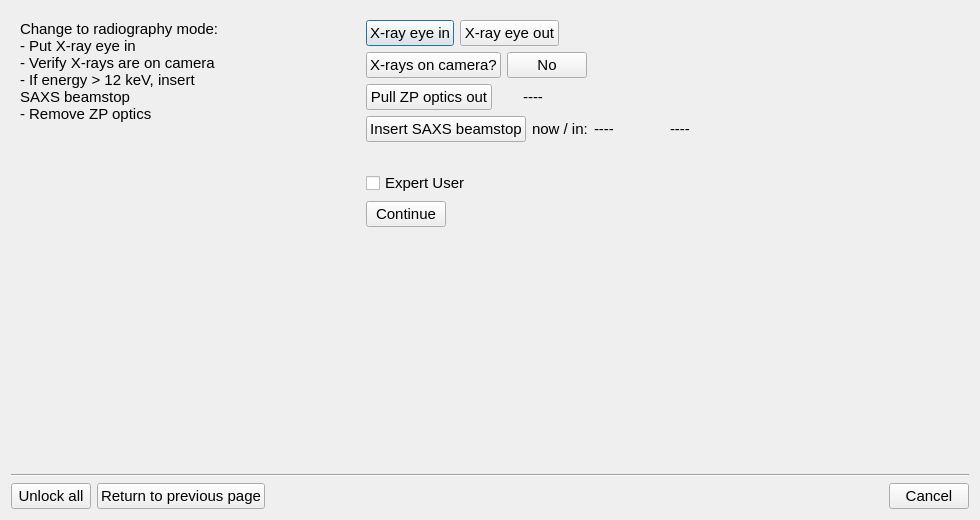
<?xml version="1.0" encoding="UTF-8"?>
<ui version="4.0">
 <class>SampleAlignmentDialog</class>
 <widget class="QDialog" name="SampleAlignmentDialog">
  <property name="geometry">
   <rect>
    <x>0</x>
    <y>0</y>
    <width>980</width>
    <height>520</height>
   </rect>
  </property>
  <property name="font">
   <font>
    <pointsize>11</pointsize>
   </font>
  </property>
  <property name="windowTitle">
   <string>Sample Alignment</string>
  </property>
  <layout class="QVBoxLayout" name="layout_root">
   <item>
    <widget class="QStackedWidget" name="stackedWidget">
     <property name="currentIndex">
      <number>0</number>
     </property>

     <!-- ================= page 0: check radiography mode ================= -->
     <widget class="QWidget" name="page_radiography">
      <layout class="QHBoxLayout" name="layout_radiography">
       <item>
        <widget class="QLabel" name="lb_radio_instructions">
         <property name="minimumSize">
          <size>
           <width>340</width>
           <height>0</height>
          </size>
         </property>
         <property name="alignment">
          <set>Qt::AlignLeading|Qt::AlignLeft|Qt::AlignTop</set>
         </property>
         <property name="wordWrap">
          <bool>true</bool>
         </property>
         <property name="text">
          <string>Change to radiography mode:
- Put X-ray eye in
- Verify X-rays are on camera
- If energy &gt; 12 keV, insert
SAXS beamstop
- Remove ZP optics</string>
         </property>
        </widget>
       </item>
       <item>
        <layout class="QVBoxLayout" name="layout_radio_controls">
         <item>
          <layout class="QHBoxLayout" name="layout_eye_buttons">
           <item>
            <widget class="QPushButton" name="pb_eye_in">
             <property name="toolTip">
              <string>Insert the X-ray eye into the beam.</string>
             </property>
             <property name="text">
              <string>X-ray eye in</string>
             </property>
            </widget>
           </item>
           <item>
            <widget class="QPushButton" name="pb_eye_out">
             <property name="toolTip">
              <string>Retract the X-ray eye out of the beam.</string>
             </property>
             <property name="text">
              <string>X-ray eye out</string>
             </property>
            </widget>
           </item>
           <item>
            <spacer name="spacer_eye">
             <property name="orientation">
              <enum>Qt::Horizontal</enum>
             </property>
             <property name="sizeHint" stdset="0">
              <size>
               <width>40</width>
               <height>20</height>
              </size>
             </property>
            </spacer>
           </item>
          </layout>
         </item>
         <item>
          <layout class="QHBoxLayout" name="layout_xrays_buttons">
           <item>
            <widget class="QPushButton" name="pb_xrays_ok">
             <property name="toolTip">
              <string>Confirm X-rays are visible on the camera. Unlocks the rest of this page.</string>
             </property>
             <property name="text">
              <string>X-rays on camera?</string>
             </property>
            </widget>
           </item>
           <item>
            <widget class="QPushButton" name="pb_xrays_no">
             <property name="toolTip">
              <string>No X-rays on the camera - show troubleshooting steps.</string>
             </property>
             <property name="text">
              <string>No</string>
             </property>
            </widget>
           </item>
           <item>
            <spacer name="spacer_xrays">
             <property name="orientation">
              <enum>Qt::Horizontal</enum>
             </property>
             <property name="sizeHint" stdset="0">
              <size>
               <width>40</width>
               <height>20</height>
              </size>
             </property>
            </spacer>
           </item>
          </layout>
         </item>
         <item>
          <layout class="QHBoxLayout" name="layout_zp_row">
           <item>
            <widget class="QPushButton" name="pb_zp_out">
             <property name="toolTip">
              <string>Move the zone plate optics to their saved Out position.</string>
             </property>
             <property name="text">
              <string>Pull ZP optics out</string>
             </property>
            </widget>
           </item>
           <item>
            <widget class="QLabel" name="lb_zp_status">
             <property name="minimumSize">
              <size>
               <width>70</width>
               <height>0</height>
              </size>
             </property>
             <property name="alignment">
              <set>Qt::AlignCenter</set>
             </property>
             <property name="text">
              <string>----</string>
             </property>
            </widget>
           </item>
           <item>
            <spacer name="spacer_zp">
             <property name="orientation">
              <enum>Qt::Horizontal</enum>
             </property>
             <property name="sizeHint" stdset="0">
              <size>
               <width>40</width>
               <height>20</height>
              </size>
             </property>
            </spacer>
           </item>
          </layout>
         </item>
         <item>
          <layout class="QHBoxLayout" name="layout_saxs_bs_row">
           <item>
            <widget class="QPushButton" name="pb_saxs_bs_in">
             <property name="toolTip">
              <string>Move the SAXS beamstop to its saved In position (set in the optics GUI). Optional - this is not required to continue.</string>
             </property>
             <property name="text">
              <string>Insert SAXS beamstop</string>
             </property>
            </widget>
           </item>
           <item>
            <widget class="QLabel" name="lb_saxs_bs_caption">
             <property name="text">
              <string>now / in:</string>
             </property>
            </widget>
           </item>
           <item>
            <widget class="QLabel" name="lb_saxs_bs_rbv">
             <property name="minimumSize">
              <size>
               <width>70</width>
               <height>0</height>
              </size>
             </property>
             <property name="toolTip">
              <string>Live readback of 12ideSFT:m4</string>
             </property>
             <property name="text">
              <string>----</string>
             </property>
            </widget>
           </item>
           <item>
            <widget class="QLabel" name="lb_saxs_bs_in_pos">
             <property name="minimumSize">
              <size>
               <width>70</width>
               <height>0</height>
              </size>
             </property>
             <property name="toolTip">
              <string>Stored In position for 12ideSFT:m4, from the optics GUI</string>
             </property>
             <property name="text">
              <string>----</string>
             </property>
            </widget>
           </item>
           <item>
            <spacer name="spacer_saxs_bs">
             <property name="orientation">
              <enum>Qt::Horizontal</enum>
             </property>
             <property name="sizeHint" stdset="0">
              <size>
               <width>40</width>
               <height>20</height>
              </size>
             </property>
            </spacer>
           </item>
          </layout>
         </item>
         <item>
          <widget class="QLabel" name="lb_zp_note">
           <property name="wordWrap">
            <bool>true</bool>
           </property>
           <property name="text">
            <string/>
           </property>
          </widget>
         </item>
         <item>
          <widget class="QCheckBox" name="checkBox_expertUser">
           <property name="toolTip">
            <string>Merge steps and skip the step-by-step safety unlocking. For beamline staff only.</string>
           </property>
           <property name="text">
            <string>Expert User</string>
           </property>
          </widget>
         </item>
         <item>
          <layout class="QHBoxLayout" name="layout_radio_continue">
           <item>
            <widget class="QPushButton" name="pb_radio_continue">
             <property name="text">
              <string>Continue</string>
             </property>
            </widget>
           </item>
           <item>
            <spacer name="spacer_radio_continue">
             <property name="orientation">
              <enum>Qt::Horizontal</enum>
             </property>
             <property name="sizeHint" stdset="0">
              <size>
               <width>40</width>
               <height>20</height>
              </size>
             </property>
            </spacer>
           </item>
          </layout>
         </item>
         <item>
          <spacer name="spacer_radio_bottom">
           <property name="orientation">
            <enum>Qt::Vertical</enum>
           </property>
           <property name="sizeHint" stdset="0">
            <size>
             <width>20</width>
             <height>40</height>
            </size>
           </property>
          </spacer>
         </item>
        </layout>
       </item>
      </layout>
     </widget>

     <!-- ================= page 1: check movement safe ================= -->
     <widget class="QWidget" name="page_movement_safe">
      <layout class="QVBoxLayout" name="layout_movement_safe">
       <item>
        <widget class="QLabel" name="lb_movesafe_title">
         <property name="wordWrap">
          <bool>true</bool>
         </property>
         <property name="text">
          <string>Check that moving the sample will not crash anything!
Move vertical and horizontal at least once.</string>
         </property>
        </widget>
       </item>
       <item>
        <widget class="QWidget" name="container_rows_movesafe" native="true"/>
       </item>
       <item>
        <widget class="QLabel" name="lb_movesafe_question">
         <property name="toolTip">
          <string>Fresh starts generally only happen at the beginning of an experiment</string>
         </property>
         <property name="text">
          <string>Is this a fresh start or a sample change?</string>
         </property>
        </widget>
       </item>
       <item>
        <layout class="QHBoxLayout" name="layout_movesafe_buttons">
         <item>
          <widget class="QPushButton" name="pb_fresh_start">
           <property name="text">
            <string>Fresh start</string>
           </property>
          </widget>
         </item>
         <item>
          <widget class="QPushButton" name="pb_sample_change">
           <property name="text">
            <string>Sample change</string>
           </property>
          </widget>
         </item>
         <item>
          <spacer name="spacer_movesafe">
           <property name="orientation">
            <enum>Qt::Horizontal</enum>
           </property>
           <property name="sizeHint" stdset="0">
            <size>
             <width>40</width>
             <height>20</height>
            </size>
           </property>
          </spacer>
         </item>
        </layout>
       </item>
       <item>
        <spacer name="spacer_movesafe_bottom">
         <property name="orientation">
          <enum>Qt::Vertical</enum>
         </property>
         <property name="sizeHint" stdset="0">
          <size>
           <width>20</width>
           <height>40</height>
          </size>
         </property>
        </spacer>
       </item>
      </layout>
     </widget>

     <!-- ================= page 2: roughly find sample center ================= -->
     <widget class="QWidget" name="page_rough_center">
      <layout class="QVBoxLayout" name="layout_rough_center">
       <item>
        <widget class="QLabel" name="lb_rough_title">
         <property name="wordWrap">
          <bool>true</bool>
         </property>
         <property name="text">
          <string>Now roughly find a sample position to align on:
- If the center of rotation is set, only use trans1/trans2!
- If the center of rotation is not set, set X to ~1.3 mm</string>
         </property>
        </widget>
       </item>
       <item>
        <widget class="QWidget" name="container_rows_rough" native="true"/>
       </item>
       <item>
        <layout class="QHBoxLayout" name="layout_rough_picker">
         <item>
          <widget class="QLabel" name="lb_transh_prompt">
           <property name="text">
            <string>Horizontal motor is:</string>
           </property>
          </widget>
         </item>
         <item>
          <widget class="QPushButton" name="pb_rough_trans1">
           <property name="toolTip">
            <string>Record trans1 as the horizontal stage (transH). Used by every later step.</string>
           </property>
           <property name="text">
            <string>trans1</string>
           </property>
          </widget>
         </item>
         <item>
          <widget class="QPushButton" name="pb_rough_trans2">
           <property name="toolTip">
            <string>Record trans2 as the horizontal stage (transH). Used by every later step.</string>
           </property>
           <property name="text">
            <string>trans2</string>
           </property>
          </widget>
         </item>
         <item>
          <spacer name="spacer_rough_picker">
           <property name="orientation">
            <enum>Qt::Horizontal</enum>
           </property>
           <property name="sizeHint" stdset="0">
            <size>
             <width>40</width>
             <height>20</height>
            </size>
           </property>
          </spacer>
         </item>
        </layout>
       </item>
       <item>
        <layout class="QHBoxLayout" name="layout_rough_buttons">
         <item>
          <widget class="QPushButton" name="pb_rough_continue">
           <property name="text">
            <string>Continue</string>
           </property>
          </widget>
         </item>
         <item>
          <widget class="QPushButton" name="pb_need_rotation">
           <property name="text">
            <string>Need to change rotation first</string>
           </property>
          </widget>
         </item>
         <item>
          <spacer name="spacer_rough_buttons">
           <property name="orientation">
            <enum>Qt::Horizontal</enum>
           </property>
           <property name="sizeHint" stdset="0">
            <size>
             <width>40</width>
             <height>20</height>
            </size>
           </property>
          </spacer>
         </item>
        </layout>
       </item>
       <item>
        <spacer name="spacer_rough_bottom">
         <property name="orientation">
          <enum>Qt::Vertical</enum>
         </property>
         <property name="sizeHint" stdset="0">
          <size>
           <width>20</width>
           <height>40</height>
          </size>
         </property>
        </spacer>
       </item>
      </layout>
     </widget>

     <!-- ============ page 3: align rotation to trans axes (detour) ============ -->
     <widget class="QWidget" name="page_rotation_axes">
      <layout class="QVBoxLayout" name="layout_rotation_axes">
       <item>
        <widget class="QLabel" name="lb_rotaxes_title">
         <property name="wordWrap">
          <bool>true</bool>
         </property>
         <property name="text">
          <string>Set the rotation angle so the trans1/trans2 axes line up with the X-ray propagation direction.
One trans stage should then move the sample across the beam, and the other along it.
When the axes are lined up, press Done to go back to finding the sample center.</string>
         </property>
        </widget>
       </item>
       <item>
        <widget class="QWidget" name="container_rows_rotaxes" native="true"/>
       </item>
       <item>
        <layout class="QHBoxLayout" name="layout_rotaxes_buttons">
         <item>
          <widget class="QPushButton" name="pb_rotaxes_done">
           <property name="text">
            <string>Done</string>
           </property>
          </widget>
         </item>
         <item>
          <spacer name="spacer_rotaxes">
           <property name="orientation">
            <enum>Qt::Horizontal</enum>
           </property>
           <property name="sizeHint" stdset="0">
            <size>
             <width>40</width>
             <height>20</height>
            </size>
           </property>
          </spacer>
         </item>
        </layout>
       </item>
       <item>
        <spacer name="spacer_rotaxes_bottom">
         <property name="orientation">
          <enum>Qt::Vertical</enum>
         </property>
         <property name="sizeHint" stdset="0">
          <size>
           <width>20</width>
           <height>40</height>
          </size>
         </property>
        </spacer>
       </item>
      </layout>
     </widget>

     <!-- ================= page 4: set rotation ================= -->
     <widget class="QWidget" name="page_set_rotation">
      <layout class="QVBoxLayout" name="layout_set_rotation">
       <item>
        <widget class="QLabel" name="lb_setrot_title">
         <property name="wordWrap">
          <bool>true</bool>
         </property>
         <property name="text">
          <string>Make a small step to verify rotating is safe.
Also set rotation angle to align with trans1/trans2 axes.</string>
         </property>
        </widget>
       </item>
       <item>
        <widget class="QWidget" name="container_rows_setrot" native="true"/>
       </item>
       <item>
        <layout class="QHBoxLayout" name="layout_setrot_buttons">
         <item>
          <widget class="QPushButton" name="pb_setrot_continue">
           <property name="text">
            <string>Continue</string>
           </property>
          </widget>
         </item>
         <item>
          <spacer name="spacer_setrot">
           <property name="orientation">
            <enum>Qt::Horizontal</enum>
           </property>
           <property name="sizeHint" stdset="0">
            <size>
             <width>40</width>
             <height>20</height>
            </size>
           </property>
          </spacer>
         </item>
        </layout>
       </item>
       <item>
        <spacer name="spacer_setrot_bottom">
         <property name="orientation">
          <enum>Qt::Vertical</enum>
         </property>
         <property name="sizeHint" stdset="0">
          <size>
           <width>20</width>
           <height>40</height>
          </size>
         </property>
        </spacer>
       </item>
      </layout>
     </widget>

     <!-- ================= page 5: check rotation safe ================= -->
     <widget class="QWidget" name="page_rotation_safe">
      <layout class="QVBoxLayout" name="layout_rotation_safe">
       <item>
        <widget class="QLabel" name="lb_rotsafe_title">
         <property name="text">
          <string>Check safe rotation range</string>
         </property>
        </widget>
       </item>
       <item>
        <widget class="QWidget" name="container_rows_rotsafe" native="true"/>
       </item>
       <item>
        <layout class="QGridLayout" name="layout_rotsafe_limits">
         <item row="0" column="0">
          <widget class="QPushButton" name="pb_set_low">
           <property name="toolTip">
            <string>Copy the current phi angle into the lower soft limit.</string>
           </property>
           <property name="text">
            <string>Set lower softlimit</string>
           </property>
          </widget>
         </item>
         <item row="0" column="1">
          <widget class="QLineEdit" name="ed_phi_low">
           <property name="text">
            <string>-270</string>
           </property>
          </widget>
         </item>
         <item row="1" column="0">
          <widget class="QPushButton" name="pb_set_high">
           <property name="toolTip">
            <string>Copy the current phi angle into the upper soft limit.</string>
           </property>
           <property name="text">
            <string>Set upper softlimit</string>
           </property>
          </widget>
         </item>
         <item row="1" column="1">
          <widget class="QLineEdit" name="ed_phi_high">
           <property name="text">
            <string>270</string>
           </property>
          </widget>
         </item>
         <item row="2" column="0">
          <widget class="QPushButton" name="pb_set_zero">
           <property name="toolTip">
            <string>Copy the current phi angle in as the zero reference used to judge the safe arc.</string>
           </property>
           <property name="text">
            <string>Set angle 0</string>
           </property>
          </widget>
         </item>
         <item row="2" column="1">
          <widget class="QLineEdit" name="ed_phi_zero">
           <property name="text">
            <string>0</string>
           </property>
          </widget>
         </item>
         <item row="0" column="2" rowspan="3">
          <spacer name="spacer_rotsafe_limits">
           <property name="orientation">
            <enum>Qt::Horizontal</enum>
           </property>
           <property name="sizeHint" stdset="0">
            <size>
             <width>40</width>
             <height>20</height>
            </size>
           </property>
          </spacer>
         </item>
        </layout>
       </item>
       <item>
        <widget class="QLabel" name="lb_rotsafe_hint">
         <property name="wordWrap">
          <bool>true</bool>
         </property>
         <property name="text">
          <string>Soft limits are not enforced on this page, so you can rotate past them to find them. They are enforced everywhere else.</string>
         </property>
        </widget>
       </item>
       <item>
        <layout class="QHBoxLayout" name="layout_rotsafe_buttons">
         <item>
          <widget class="QPushButton" name="pb_rot_360_ok">
           <property name="text">
            <string>360 deg rotation OK
Continue</string>
           </property>
          </widget>
         </item>
         <item>
          <widget class="QPushButton" name="pb_rotsafe_continue">
           <property name="text">
            <string>Continue</string>
           </property>
          </widget>
         </item>
         <item>
          <spacer name="spacer_rotsafe_buttons">
           <property name="orientation">
            <enum>Qt::Horizontal</enum>
           </property>
           <property name="sizeHint" stdset="0">
            <size>
             <width>40</width>
             <height>20</height>
            </size>
           </property>
          </spacer>
         </item>
        </layout>
       </item>
       <item>
        <spacer name="spacer_rotsafe_bottom">
         <property name="orientation">
          <enum>Qt::Vertical</enum>
         </property>
         <property name="sizeHint" stdset="0">
          <size>
           <width>20</width>
           <height>40</height>
          </size>
         </property>
        </spacer>
       </item>
      </layout>
     </widget>

     <!-- ====== page 6 (expert): find center + set rotation + check safe ====== -->
     <widget class="QWidget" name="page_position_and_rotation">
      <layout class="QVBoxLayout" name="layout_position_and_rotation">
       <item>
        <widget class="QLabel" name="lb_posrot_title">
         <property name="wordWrap">
          <bool>true</bool>
         </property>
         <property name="text">
          <string>Roughly find a sample position to align on, then verify rotating is safe.
- If the center of rotation is set, only use trans1/trans2, otherwise unlock and set X to ~1.3 mm
- Set the rotation angle to align with the trans1/trans2 axes, then check the safe range</string>
         </property>
        </widget>
       </item>
       <item>
        <layout class="QHBoxLayout" name="layout_posrot_body">
         <item>
          <widget class="QWidget" name="container_rows_posrot" native="true"/>
         </item>
         <item>
          <layout class="QGridLayout" name="layout_posrot_limits">
           <item row="0" column="0">
            <widget class="QPushButton" name="pb_x_set_low">
             <property name="toolTip">
              <string>Copy the current phi angle into the lower soft limit.</string>
             </property>
             <property name="text">
              <string>Set lower softlimit</string>
             </property>
            </widget>
           </item>
           <item row="0" column="1">
            <widget class="QLineEdit" name="ed_x_phi_low">
             <property name="text">
              <string>-270</string>
             </property>
            </widget>
           </item>
           <item row="1" column="0">
            <widget class="QPushButton" name="pb_x_set_high">
             <property name="toolTip">
              <string>Copy the current phi angle into the upper soft limit.</string>
             </property>
             <property name="text">
              <string>Set upper softlimit</string>
             </property>
            </widget>
           </item>
           <item row="1" column="1">
            <widget class="QLineEdit" name="ed_x_phi_high">
             <property name="text">
              <string>270</string>
             </property>
            </widget>
           </item>
           <item row="2" column="0">
            <widget class="QPushButton" name="pb_x_set_zero">
             <property name="toolTip">
              <string>Copy the current phi angle in as the zero reference used to judge the safe arc.</string>
             </property>
             <property name="text">
              <string>Set angle 0</string>
             </property>
            </widget>
           </item>
           <item row="2" column="1">
            <widget class="QLineEdit" name="ed_x_phi_zero">
             <property name="text">
              <string>0</string>
             </property>
            </widget>
           </item>
           <item row="3" column="0" colspan="2">
            <widget class="QLabel" name="lb_posrot_hint">
             <property name="wordWrap">
              <bool>true</bool>
             </property>
             <property name="text">
              <string>Soft limits are not enforced on this page. They are enforced everywhere else.</string>
             </property>
            </widget>
           </item>
          </layout>
         </item>
        </layout>
       </item>
       <item>
        <layout class="QHBoxLayout" name="layout_posrot_picker">
         <item>
          <widget class="QLabel" name="lb_x_transh_prompt">
           <property name="text">
            <string>Horizontal motor is:</string>
           </property>
          </widget>
         </item>
         <item>
          <widget class="QPushButton" name="pb_posrot_trans1">
           <property name="toolTip">
            <string>Record trans1 as the horizontal stage (transH). Used by every later step.</string>
           </property>
           <property name="text">
            <string>trans1</string>
           </property>
          </widget>
         </item>
         <item>
          <widget class="QPushButton" name="pb_posrot_trans2">
           <property name="toolTip">
            <string>Record trans2 as the horizontal stage (transH). Used by every later step.</string>
           </property>
           <property name="text">
            <string>trans2</string>
           </property>
          </widget>
         </item>
         <item>
          <spacer name="spacer_posrot_picker">
           <property name="orientation">
            <enum>Qt::Horizontal</enum>
           </property>
           <property name="sizeHint" stdset="0">
            <size>
             <width>40</width>
             <height>20</height>
            </size>
           </property>
          </spacer>
         </item>
        </layout>
       </item>
       <item>
        <layout class="QHBoxLayout" name="layout_posrot_buttons">
         <item>
          <widget class="QPushButton" name="pb_x_rot_360_ok">
           <property name="text">
            <string>360 deg rotation OK
Continue</string>
           </property>
          </widget>
         </item>
         <item>
          <widget class="QPushButton" name="pb_posrot_continue">
           <property name="text">
            <string>Continue</string>
           </property>
          </widget>
         </item>
         <item>
          <spacer name="spacer_posrot_buttons">
           <property name="orientation">
            <enum>Qt::Horizontal</enum>
           </property>
           <property name="sizeHint" stdset="0">
            <size>
             <width>40</width>
             <height>20</height>
            </size>
           </property>
          </spacer>
         </item>
        </layout>
       </item>
       <item>
        <spacer name="spacer_posrot_bottom">
         <property name="orientation">
          <enum>Qt::Vertical</enum>
         </property>
         <property name="sizeHint" stdset="0">
          <size>
           <width>20</width>
           <height>40</height>
          </size>
         </property>
        </spacer>
       </item>
      </layout>
     </widget>

     <!-- ================= page 7: set first trans ================= -->
     <widget class="QWidget" name="page_first_trans">
      <layout class="QVBoxLayout" name="layout_first_trans">
       <item>
        <widget class="QLabel" name="lb_firsttrans_title">
         <property name="wordWrap">
          <bool>true</bool>
         </property>
         <property name="text">
          <string>Set horizontal trans stage to bring sample to the center of rotation.</string>
         </property>
        </widget>
       </item>
       <item>
        <widget class="QWidget" name="container_rows_firsttrans" native="true"/>
       </item>
       <item>
        <widget class="QLabel" name="lb_firsttrans_which">
         <property name="text">
          <string/>
         </property>
        </widget>
       </item>
       <item>
        <layout class="QHBoxLayout" name="layout_firsttrans_buttons">
         <item>
          <widget class="QPushButton" name="pb_first_continue">
           <property name="text">
            <string>Continue</string>
           </property>
          </widget>
         </item>
         <item>
          <spacer name="spacer_firsttrans">
           <property name="orientation">
            <enum>Qt::Horizontal</enum>
           </property>
           <property name="sizeHint" stdset="0">
            <size>
             <width>40</width>
             <height>20</height>
            </size>
           </property>
          </spacer>
         </item>
        </layout>
       </item>
       <item>
        <spacer name="spacer_firsttrans_bottom">
         <property name="orientation">
          <enum>Qt::Vertical</enum>
         </property>
         <property name="sizeHint" stdset="0">
          <size>
           <width>20</width>
           <height>40</height>
          </size>
         </property>
        </spacer>
       </item>
      </layout>
     </widget>

     <!-- ================= page 8: set second trans ================= -->
     <widget class="QWidget" name="page_second_trans">
      <layout class="QVBoxLayout" name="layout_second_trans">
       <item>
        <widget class="QLabel" name="lb_secondtrans_title">
         <property name="wordWrap">
          <bool>true</bool>
         </property>
         <property name="text">
          <string>Set upstream/downstream trans stage to bring sample to the center of rotation.
Make a small angle step and adjust trans stage to bring back to center</string>
         </property>
        </widget>
       </item>
       <item>
        <widget class="QWidget" name="container_rows_secondtrans" native="true"/>
       </item>
       <item>
        <layout class="QHBoxLayout" name="layout_secondtrans_buttons">
         <item>
          <widget class="QPushButton" name="pb_second_finish">
           <property name="text">
            <string>Finished alignment</string>
           </property>
          </widget>
         </item>
         <item>
          <spacer name="spacer_secondtrans">
           <property name="orientation">
            <enum>Qt::Horizontal</enum>
           </property>
           <property name="sizeHint" stdset="0">
            <size>
             <width>40</width>
             <height>20</height>
            </size>
           </property>
          </spacer>
         </item>
        </layout>
       </item>
       <item>
        <spacer name="spacer_secondtrans_bottom">
         <property name="orientation">
          <enum>Qt::Vertical</enum>
         </property>
         <property name="sizeHint" stdset="0">
          <size>
           <width>20</width>
           <height>40</height>
          </size>
         </property>
        </spacer>
       </item>
      </layout>
     </widget>

     <!-- ============ page 9 (expert): set both trans ============ -->
     <widget class="QWidget" name="page_trans_both">
      <layout class="QVBoxLayout" name="layout_trans_both">
       <item>
        <widget class="QLabel" name="lb_transboth_title">
         <property name="wordWrap">
          <bool>true</bool>
         </property>
         <property name="text">
          <string>Set the horizontal trans stage to bring the sample to the center of rotation, using the 180 deg phi step.
Then reduce the phi step and use the other trans stage: make a small angle step and adjust it to bring the sample back to center.</string>
         </property>
        </widget>
       </item>
       <item>
        <widget class="QWidget" name="container_rows_transboth" native="true"/>
       </item>
       <item>
        <layout class="QHBoxLayout" name="layout_transboth_buttons">
         <item>
          <widget class="QPushButton" name="pb_both_finish">
           <property name="text">
            <string>Finished alignment</string>
           </property>
          </widget>
         </item>
         <item>
          <spacer name="spacer_transboth">
           <property name="orientation">
            <enum>Qt::Horizontal</enum>
           </property>
           <property name="sizeHint" stdset="0">
            <size>
             <width>40</width>
             <height>20</height>
            </size>
           </property>
          </spacer>
         </item>
        </layout>
       </item>
       <item>
        <spacer name="spacer_transboth_bottom">
         <property name="orientation">
          <enum>Qt::Vertical</enum>
         </property>
         <property name="sizeHint" stdset="0">
          <size>
           <width>20</width>
           <height>40</height>
          </size>
         </property>
        </spacer>
       </item>
      </layout>
     </widget>

     <!-- ============ page 10: is the center of rotation known? ============ -->
     <widget class="QWidget" name="page_cor_known">
      <layout class="QVBoxLayout" name="layout_cor_known">
       <item>
        <widget class="QLabel" name="lb_cor_title">
         <property name="wordWrap">
          <bool>true</bool>
         </property>
         <property name="text">
          <string>Is the center of rotation identified on the X-ray eye?</string>
         </property>
        </widget>
       </item>
       <item>
        <layout class="QHBoxLayout" name="layout_cor_buttons">
         <item>
          <widget class="QPushButton" name="pb_cor_yes">
           <property name="text">
            <string>Yes, continue</string>
           </property>
          </widget>
         </item>
         <item>
          <widget class="QPushButton" name="pb_cor_no">
           <property name="text">
            <string>No</string>
           </property>
          </widget>
         </item>
         <item>
          <spacer name="spacer_cor">
           <property name="orientation">
            <enum>Qt::Horizontal</enum>
           </property>
           <property name="sizeHint" stdset="0">
            <size>
             <width>40</width>
             <height>20</height>
            </size>
           </property>
          </spacer>
         </item>
        </layout>
       </item>
       <item>
        <spacer name="spacer_cor_bottom">
         <property name="orientation">
          <enum>Qt::Vertical</enum>
         </property>
         <property name="sizeHint" stdset="0">
          <size>
           <width>20</width>
           <height>40</height>
          </size>
         </property>
        </spacer>
       </item>
      </layout>
     </widget>

     <!-- ============ page 11: set trans with small angles ============ -->
     <widget class="QWidget" name="page_small_angle_trans">
      <layout class="QVBoxLayout" name="layout_small_angle_trans">
       <item>
        <widget class="QLabel" name="lb_smallangle_title">
         <property name="wordWrap">
          <bool>true</bool>
         </property>
         <property name="text">
          <string>First set horizontal trans to center of rotation.
Then rotate a small step with phi and bring the sample
back to the center with the upstream/downstream trans motor.</string>
         </property>
        </widget>
       </item>
       <item>
        <widget class="QWidget" name="container_rows_smallangle" native="true"/>
       </item>
       <item>
        <layout class="QHBoxLayout" name="layout_smallangle_buttons">
         <item>
          <widget class="QPushButton" name="pb_small_finish">
           <property name="text">
            <string>Finished alignment</string>
           </property>
          </widget>
         </item>
         <item>
          <spacer name="spacer_smallangle">
           <property name="orientation">
            <enum>Qt::Horizontal</enum>
           </property>
           <property name="sizeHint" stdset="0">
            <size>
             <width>40</width>
             <height>20</height>
            </size>
           </property>
          </spacer>
         </item>
        </layout>
       </item>
       <item>
        <spacer name="spacer_smallangle_bottom">
         <property name="orientation">
          <enum>Qt::Vertical</enum>
         </property>
         <property name="sizeHint" stdset="0">
          <size>
           <width>20</width>
           <height>40</height>
          </size>
         </property>
        </spacer>
       </item>
      </layout>
     </widget>

     <!-- ============ page 12: iterative alignment ============ -->
     <widget class="QWidget" name="page_iterative">
      <layout class="QHBoxLayout" name="layout_iterative">
       <item>
        <widget class="QLabel" name="lb_iter_script">
         <property name="minimumSize">
          <size>
           <width>420</width>
           <height>0</height>
          </size>
         </property>
         <property name="alignment">
          <set>Qt::AlignLeading|Qt::AlignLeft|Qt::AlignTop</set>
         </property>
         <property name="wordWrap">
          <bool>true</bool>
         </property>
         <property name="textFormat">
          <enum>Qt::RichText</enum>
         </property>
         <property name="text">
          <string/>
         </property>
        </widget>
       </item>
       <item>
        <layout class="QVBoxLayout" name="layout_iter_controls">
         <item>
          <widget class="QWidget" name="container_rows_iter" native="true"/>
         </item>
         <item>
          <layout class="QHBoxLayout" name="layout_iter_step_buttons">
           <item>
            <widget class="QPushButton" name="pb_iter_a">
             <property name="text">
              <string>Center found</string>
             </property>
            </widget>
           </item>
           <item>
            <spacer name="spacer_iter_step">
             <property name="orientation">
              <enum>Qt::Horizontal</enum>
             </property>
             <property name="sizeHint" stdset="0">
              <size>
               <width>40</width>
               <height>20</height>
              </size>
             </property>
            </spacer>
           </item>
          </layout>
         </item>
         <item>
          <layout class="QHBoxLayout" name="layout_iter_nav_buttons">
           <item>
            <widget class="QPushButton" name="pb_iter_back">
             <property name="text">
              <string>Back one step</string>
             </property>
            </widget>
           </item>
           <item>
            <widget class="QPushButton" name="pb_iter_finish">
             <property name="text">
              <string>Finished!</string>
             </property>
            </widget>
           </item>
           <item>
            <spacer name="spacer_iter_nav">
             <property name="orientation">
              <enum>Qt::Horizontal</enum>
             </property>
             <property name="sizeHint" stdset="0">
              <size>
               <width>40</width>
               <height>20</height>
              </size>
             </property>
            </spacer>
           </item>
          </layout>
         </item>
         <item>
          <spacer name="spacer_iter_bottom">
           <property name="orientation">
            <enum>Qt::Vertical</enum>
           </property>
           <property name="sizeHint" stdset="0">
            <size>
             <width>20</width>
             <height>40</height>
            </size>
           </property>
          </spacer>
         </item>
        </layout>
       </item>
      </layout>
     </widget>

     <!-- ============ page 13: change sample ============ -->
     <widget class="QWidget" name="page_change_sample">
      <layout class="QVBoxLayout" name="layout_change_sample">
       <item>
        <widget class="QLabel" name="lb_change_title">
         <property name="alignment">
          <set>Qt::AlignLeading|Qt::AlignLeft|Qt::AlignTop</set>
         </property>
         <property name="wordWrap">
          <bool>true</bool>
         </property>
         <property name="text">
          <string>This sample cannot be rotated far enough to align it.

A full alignment needs a 180 deg rotation, and the safe range you set does not reach that far from the zero angle. Change the sample (or its mounting) so it clears the surrounding hardware through a wider angle, then start over.</string>
         </property>
        </widget>
       </item>
       <item>
        <layout class="QHBoxLayout" name="layout_change_buttons">
         <item>
          <widget class="QPushButton" name="pb_start_over">
           <property name="text">
            <string>Start over</string>
           </property>
          </widget>
         </item>
         <item>
          <spacer name="spacer_change">
           <property name="orientation">
            <enum>Qt::Horizontal</enum>
           </property>
           <property name="sizeHint" stdset="0">
            <size>
             <width>40</width>
             <height>20</height>
            </size>
           </property>
          </spacer>
         </item>
        </layout>
       </item>
       <item>
        <spacer name="spacer_change_bottom">
         <property name="orientation">
          <enum>Qt::Vertical</enum>
         </property>
         <property name="sizeHint" stdset="0">
          <size>
           <width>20</width>
           <height>40</height>
          </size>
         </property>
        </spacer>
       </item>
      </layout>
     </widget>

    </widget>
   </item>

   <!-- ====== footer: present on every page, so it lives outside the stack ====== -->
   <item>
    <widget class="Line" name="line_footer">
     <property name="orientation">
      <enum>Qt::Horizontal</enum>
     </property>
    </widget>
   </item>
   <item>
    <layout class="QHBoxLayout" name="layout_footer">
     <item>
      <widget class="QPushButton" name="pb_unlock_all">
       <property name="toolTip">
        <string>Enable every motor this step has disabled, for this step only.</string>
       </property>
       <property name="text">
        <string>Unlock all</string>
       </property>
      </widget>
     </item>
     <item>
      <widget class="QPushButton" name="pb_back">
       <property name="text">
        <string>Return to previous page</string>
       </property>
      </widget>
     </item>
     <item>
      <spacer name="spacer_footer">
       <property name="orientation">
        <enum>Qt::Horizontal</enum>
       </property>
       <property name="sizeHint" stdset="0">
        <size>
         <width>40</width>
         <height>20</height>
        </size>
       </property>
      </spacer>
     </item>
     <item>
      <widget class="QPushButton" name="pb_cancel">
       <property name="toolTip">
        <string>Abandon the alignment and close this window.</string>
       </property>
       <property name="text">
        <string>Cancel</string>
       </property>
      </widget>
     </item>
    </layout>
   </item>
  </layout>
 </widget>
 <resources/>
 <connections/>
</ui>
